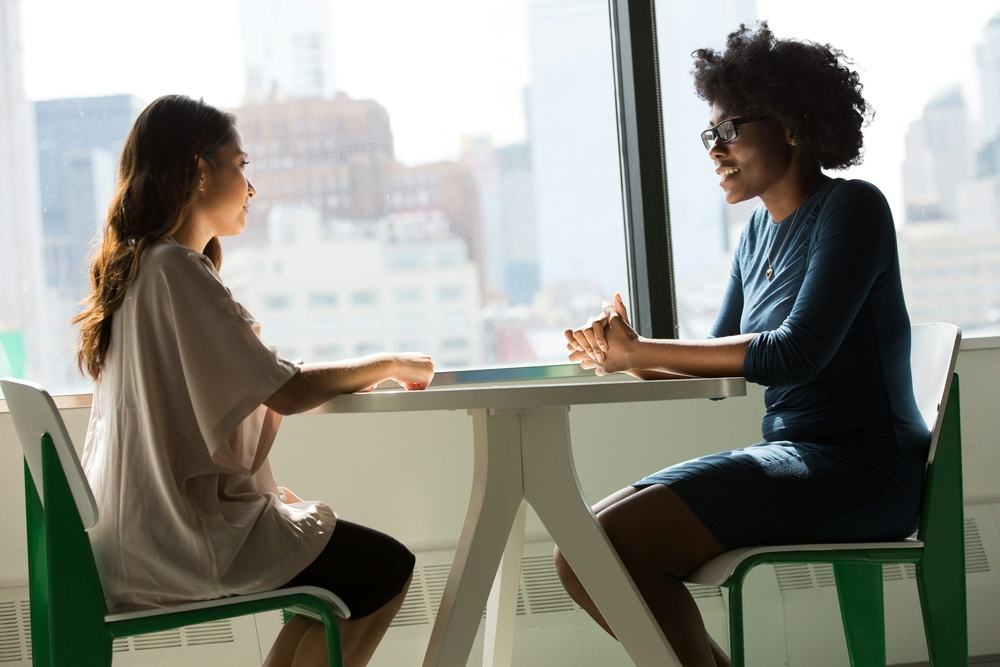
#> input picture Example2.jpeg, 1000 x 667 px, shrunk from 3000 x 2000 before the run, given in place of the camera
$ python GestureControlledScrolling.py
#> lines starting #> are read from the running program, lines starting #| are printed output that depends on the picture; after the words box and inside, x2 and y2 are one past the last pixel; in counts of white or black regions, pixels touching at a corner belong together
import cv2
import numpy as np
import pyautogui
import time
cap = cv2.VideoCapture(0)

if not cap.isOpened():
    print("Error: The camera is not opened")
    exit()

prev_y = None
prev_time = time.time()

print("Hand motion detected will now control scrolling.")

while True:
    ret, frame = cap.read()
#> frame is the input picture: shape (667, 1000, 3); mean B, G, R 136.2, 144.8, 144.3
    if not ret:
        print("Error: Failed to capture image")
        break
    frame = cv2.flip(frame, 1)
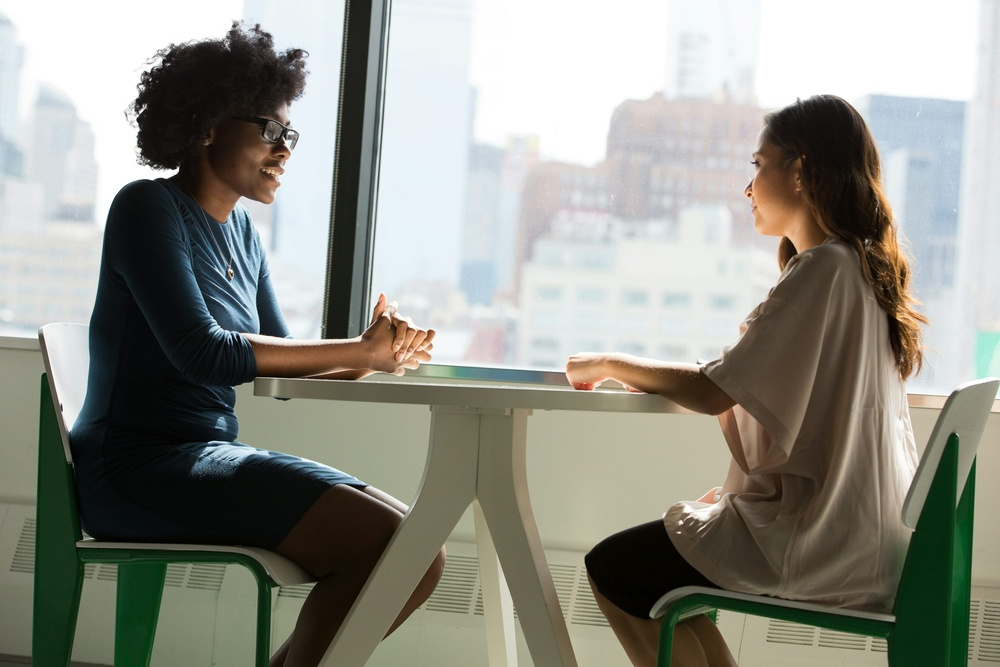
#> frame: shape (667, 1000, 3); mean B, G, R 136.2, 144.8, 144.3

    hsv = cv2.cvtColor(frame, cv2.COLOR_BGR2HSV)
#> hsv: shape (667, 1000, 3); mean H, S, V 50.5, 57.6, 150.8
    lowerskin = np.array([0, 20, 70], dtype=np.uint8)
    upperskin = np.array([20, 255, 255], dtype=np.uint8)

    mask = cv2.inRange(hsv, lowerskin, upperskin)
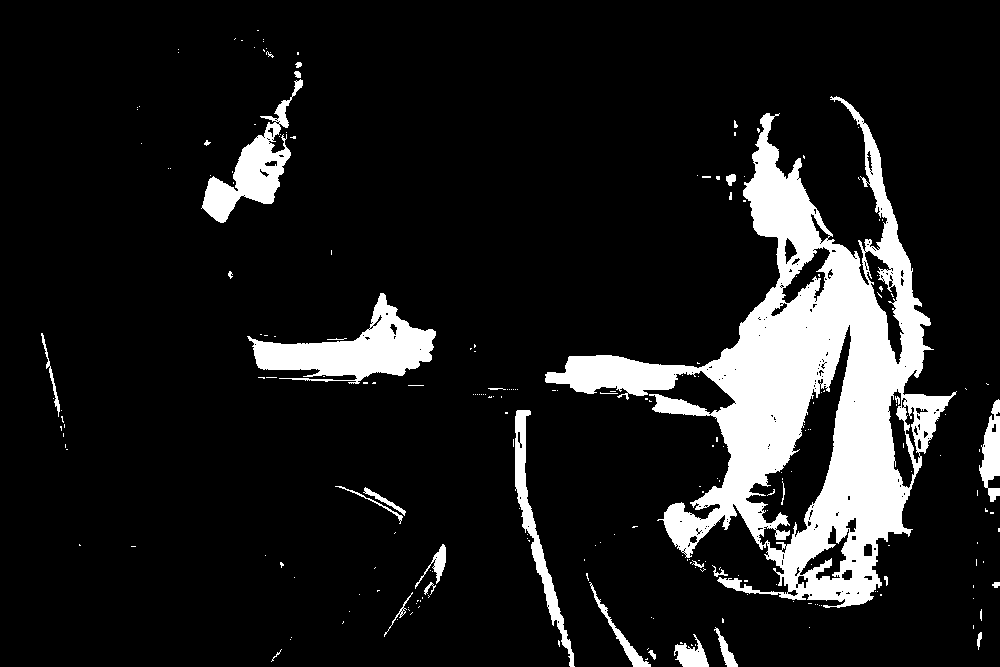
#> mask: shape (667, 1000); 12% white; 233 white regions (200 under 20 px)
    result = cv2.bitwise_and(frame, frame, mask=mask)
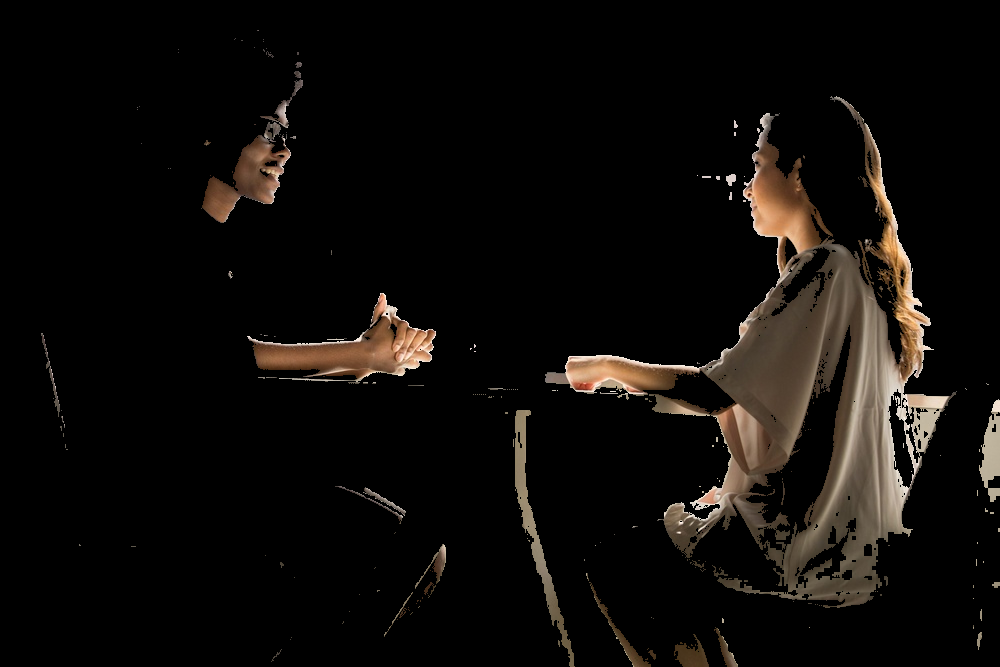
#> result: shape (667, 1000, 3); mean B, G, R 9.9, 12.4, 15.2

    contours, _ = cv2.findContours(mask, cv2.RETR_EXTERNAL, cv2.CHAIN_APPROX_SIMPLE)
#> contours = 209 contours, 188 with area under 20; largest, box (x1, y1, x2, y2) and area: (545, 96, 957, 608) 72275, (247, 293, 436, 384) 6848, (201, 79, 303, 223) 4028, (515, 410, 575, 667) 2254, (979, 399, 1000, 502) 1133
    if contours:
        maxcontour = max(contours, key=cv2.contourArea)
#> maxcontour = contour of 1732 points, box (x1, y1, x2, y2) (545, 96, 957, 608), area 72275
        if cv2.contourArea(maxcontour) > 500:
            x, y, w, h = cv2.boundingRect(maxcontour)
#> x = 545; y = 96; w = 412; h = 512
            cv2.rectangle(frame, (x, y), (x + w, y + h), (0, 255, 0), 2)
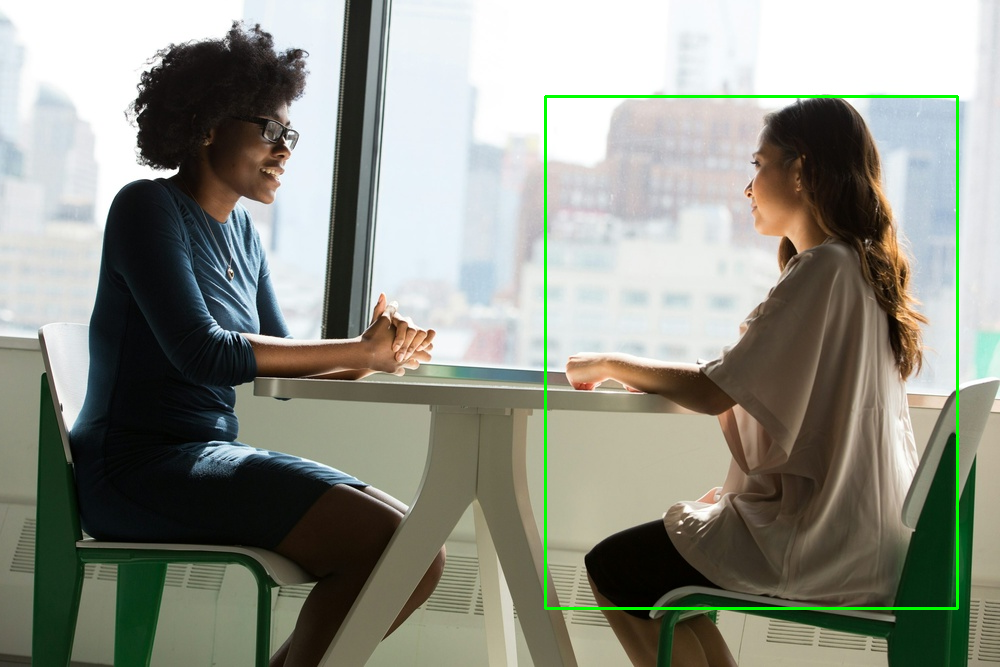
#> frame: shape (667, 1000, 3); 0.83% of pixels changed, all inside (x1, y1, x2, y2) = (544, 95, 959, 610)

            centerx = int(x + w / 2)
#> centerx = 751
            centery = int(y + h / 2)
#> centery = 352
            cv2.circle(frame, (centerx, centery), 5, (0, 0, 255), -1)
#> frame: shape (667, 1000, 3); 0.01% of pixels changed, all inside (x1, y1, x2, y2) = (746, 347, 757, 358)

            if prev_y is not None:
                if centery < prev_y - 10:
                    pyautogui.scroll(10)
                    print("Scrolled up")
                elif centery > prev_y + 10:
                    pyautogui.scroll(-10)
                    print("Scrolled down")

            prev_y = centery
#> prev_y = 352

    curr_time = time.time()
    fps = 1 / (curr_time - prev_time)
    prev_time = curr_time

    cv2.putText(frame, f"FPS: {int(fps)}", (10, 30), cv2.FONT_HERSHEY_SIMPLEX, 1, (255, 255, 255), 2)
#> frame: shape (667, 1000, 3); mean B, G, R 134.9, 145.5, 143

    cv2.imshow("Original Frame", frame)
    cv2.imshow("Filtered Frame", result)

    key = cv2.waitKey(1) & 0xFF
#> (key q is pressed here)
    if key == ord("q"):
        break

cap.release()
cv2.destroyAllWindows()
